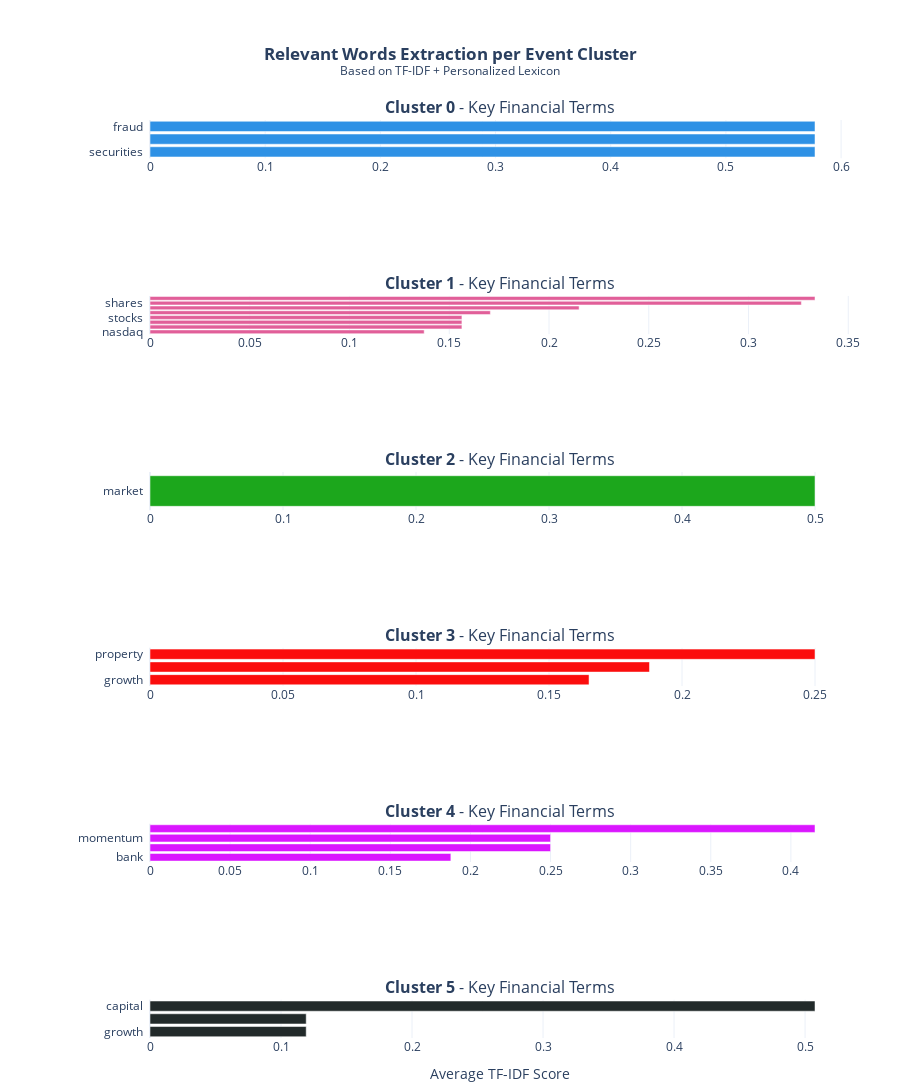

Notebook code cell kept with this figure:
### Markdown cell above
### Relevant Financial Words Extraction

### Code cell
# Words Extraction
keywords_data = extract_relevant_words_with_scores(clean_news_df, my_lexicon, top_n=10)

# Vizualisation
fig_keywords = plot_keywords_bar_chart(keywords_data)
fig_keywords.show()

### Figure 1 — Plotly figure (JSON) as saved in the notebook; plotly's stock layout.template omitted (floating-point values rounded to 4 significant figures)
{"data": [{"marker": {"color": "#2E91E5"}, "name": "Cluster 0", "orientation": "h", "type": "bar", "x": [0.5774, 0.5774, 0.5774], "xaxis": "x", "y": ["securities", "lawsuit", "fraud"], "yaxis": "y"}, {"marker": {"color": "#E15F99"}, "name": "Cluster 1", "orientation": "h", "type": "bar", "x": [0.1374, 0.1563, 0.1563, 0.1563, 0.1706, 0.2151, 0.3265, 0.3333], "xaxis": "x2", "y": ["nasdaq", "rebound", "tech", "stocks", "market", "gdp", "shares", "short"], "yaxis": "y2"}, {"marker": {"color": "#1CA71C"}, "name": "Cluster 2", "orientation": "h", "type": "bar", "x": [0.5], "xaxis": "x3", "y": ["market"], "yaxis": "y3"}, {"marker": {"color": "#FB0D0D"}, "name": "Cluster 3", "orientation": "h", "type": "bar", "x": [0.1651, 0.1878, 0.25], "xaxis": "x4", "y": ["growth", "underperform", "property"], "yaxis": "y4"}, {"marker": {"color": "#DA16FF"}, "name": "Cluster 4", "orientation": "h", "type": "bar", "x": [0.1878, 0.25, 0.25, 0.4151], "xaxis": "x5", "y": ["bank", "market", "momentum", "dividend"], "yaxis": "y5"}, {"marker": {"color": "#222A2A"}, "name": "Cluster 5", "orientation": "h", "type": "bar", "x": [0.1192, 0.1192, 0.5076], "xaxis": "x6", "y": ["growth", "nasdaq", "capital"], "yaxis": "y6"}], "layout": {"annotations": [{"font": {"size": 16}, "showarrow": false, "text": "<b>Cluster 0</b> - Key Financial Terms", "x": 0.5, "xanchor": "center", "xref": "paper", "y": 1.0, "yanchor": "bottom", "yref": "paper"}, {"font": {"size": 16}, "showarrow": false, "text": "<b>Cluster 1</b> - Key Financial Terms", "x": 0.5, "xanchor": "center", "xref": "paper", "y": 0.8083, "yanchor": "bottom", "yref": "paper"}, {"font": {"size": 16}, "showarrow": false, "text": "<b>Cluster 2</b> - Key Financial Terms", "x": 0.5, "xanchor": "center", "xref": "paper", "y": 0.6167, "yanchor": "bottom", "yref": "paper"}, {"font": {"size": 16}, "showarrow": false, "text": "<b>Cluster 3</b> - Key Financial Terms", "x": 0.5, "xanchor": "center", "xref": "paper", "y": 0.425, "yanchor": "bottom", "yref": "paper"}, {"font": {"size": 16}, "showarrow": false, "text": "<b>Cluster 4</b> - Key Financial Terms", "x": 0.5, "xanchor": "center", "xref": "paper", "y": 0.2333, "yanchor": "bottom", "yref": "paper"}, {"font": {"size": 16}, "showarrow": false, "text": "<b>Cluster 5</b> - Key Financial Terms", "x": 0.5, "xanchor": "center", "xref": "paper", "y": 0.04167, "yanchor": "bottom", "yref": "paper"}], "height": 1920, "margin": {"b": 50, "l": 150, "r": 50, "t": 120}, "showlegend": false, "title": {"text": "<b>Relevant Words Extraction per Event Cluster</b><br><sup>Based on TF-IDF + Personalized Lexicon</sup>", "x": 0.5}, "xaxis": {"anchor": "y", "domain": [0, 1]}, "xaxis2": {"anchor": "y2", "domain": [0, 1]}, "xaxis3": {"anchor": "y3", "domain": [0, 1]}, "xaxis4": {"anchor": "y4", "domain": [0, 1]}, "xaxis5": {"anchor": "y5", "domain": [0, 1]}, "xaxis6": {"anchor": "y6", "domain": [0, 1], "title": {"text": "Average TF-IDF Score"}}, "yaxis": {"anchor": "x", "domain": [0.9583, 1.0], "ticksuffix": "  "}, "yaxis2": {"anchor": "x2", "domain": [0.7667, 0.8083], "ticksuffix": "  "}, "yaxis3": {"anchor": "x3", "domain": [0.575, 0.6167], "ticksuffix": "  "}, "yaxis4": {"anchor": "x4", "domain": [0.3833, 0.425], "ticksuffix": "  "}, "yaxis5": {"anchor": "x5", "domain": [0.1917, 0.2333], "ticksuffix": "  "}, "yaxis6": {"anchor": "x6", "domain": [0, 0.04167], "ticksuffix": "  "}}}
